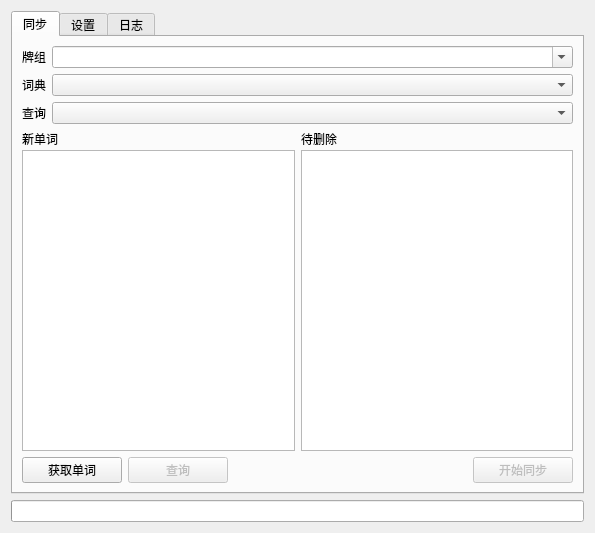
<?xml version="1.0" encoding="UTF-8"?>
<ui version="4.0">
 <class>Dialog</class>
 <widget class="QDialog" name="Dialog">
  <property name="geometry">
   <rect>
    <x>0</x>
    <y>0</y>
    <width>595</width>
    <height>533</height>
   </rect>
  </property>
  <property name="windowTitle">
   <string>Dialog</string>
  </property>
  <layout class="QVBoxLayout" name="main_layout">
   <item>
    <widget class="QTabWidget" name="tabWidget">
     <property name="autoFillBackground">
      <bool>false</bool>
     </property>
     <property name="currentIndex">
      <number>0</number>
     </property>
     <widget class="QWidget" name="mainTab">
      <attribute name="title">
       <string>同步</string>
      </attribute>
      <layout class="QGridLayout" name="gridLayout_4">
       <item row="4" column="4">
        <widget class="QPushButton" name="syncBtn">
         <property name="enabled">
          <bool>false</bool>
         </property>
         <property name="sizePolicy">
          <sizepolicy hsizetype="Fixed" vsizetype="Minimum">
           <horstretch>0</horstretch>
           <verstretch>0</verstretch>
          </sizepolicy>
         </property>
         <property name="minimumSize">
          <size>
           <width>100</width>
           <height>0</height>
          </size>
         </property>
         <property name="text">
          <string>开始同步</string>
         </property>
        </widget>
       </item>
       <item row="0" column="0" colspan="5">
        <layout class="QHBoxLayout" name="deckLayout">
         <item>
          <widget class="QLabel" name="deckLabel">
           <property name="sizePolicy">
            <sizepolicy hsizetype="Fixed" vsizetype="Fixed">
             <horstretch>0</horstretch>
             <verstretch>0</verstretch>
            </sizepolicy>
           </property>
           <property name="text">
            <string>牌组</string>
           </property>
          </widget>
         </item>
         <item>
          <widget class="QComboBox" name="deckComboBox">
           <property name="sizePolicy">
            <sizepolicy hsizetype="Preferred" vsizetype="Fixed">
             <horstretch>0</horstretch>
             <verstretch>0</verstretch>
            </sizepolicy>
           </property>
           <property name="editable">
            <bool>true</bool>
           </property>
          </widget>
         </item>
        </layout>
       </item>
       <item row="3" column="0" colspan="5">
        <layout class="QHBoxLayout" name="horizontalLayout">
         <item>
          <layout class="QVBoxLayout" name="verticalLayout">
           <property name="spacing">
            <number>2</number>
           </property>
           <item>
            <widget class="QLabel" name="label">
             <property name="text">
              <string>新单词</string>
             </property>
            </widget>
           </item>
           <item>
            <widget class="QListWidget" name="newWordListWidget">
             <property name="alternatingRowColors">
              <bool>true</bool>
             </property>
             <property name="selectionMode">
              <enum>QAbstractItemView::MultiSelection</enum>
             </property>
            </widget>
           </item>
          </layout>
         </item>
         <item>
          <layout class="QVBoxLayout" name="verticalLayout_2">
           <property name="spacing">
            <number>2</number>
           </property>
           <property name="sizeConstraint">
            <enum>QLayout::SetDefaultConstraint</enum>
           </property>
           <item>
            <widget class="QLabel" name="label_2">
             <property name="text">
              <string>待删除</string>
             </property>
            </widget>
           </item>
           <item>
            <widget class="QListWidget" name="needDeleteWordListWidget">
             <property name="alternatingRowColors">
              <bool>true</bool>
             </property>
            </widget>
           </item>
          </layout>
         </item>
        </layout>
       </item>
       <item row="2" column="0" colspan="5">
        <layout class="QHBoxLayout" name="apiLayout">
         <item>
          <widget class="QLabel" name="apiLabel">
           <property name="sizePolicy">
            <sizepolicy hsizetype="Fixed" vsizetype="Fixed">
             <horstretch>0</horstretch>
             <verstretch>0</verstretch>
            </sizepolicy>
           </property>
           <property name="text">
            <string>查询</string>
           </property>
          </widget>
         </item>
         <item>
          <widget class="QComboBox" name="apiComboBox">
           <property name="sizePolicy">
            <sizepolicy hsizetype="Preferred" vsizetype="Fixed">
             <horstretch>0</horstretch>
             <verstretch>0</verstretch>
            </sizepolicy>
           </property>
          </widget>
         </item>
        </layout>
       </item>
       <item row="1" column="0" colspan="5">
        <layout class="QHBoxLayout" name="dictionaryLayout">
         <item>
          <widget class="QLabel" name="dictionaryLabel">
           <property name="sizePolicy">
            <sizepolicy hsizetype="Fixed" vsizetype="Fixed">
             <horstretch>0</horstretch>
             <verstretch>0</verstretch>
            </sizepolicy>
           </property>
           <property name="text">
            <string>词典</string>
           </property>
          </widget>
         </item>
         <item>
          <widget class="QComboBox" name="dictionaryComboBox">
           <property name="sizePolicy">
            <sizepolicy hsizetype="Preferred" vsizetype="Fixed">
             <horstretch>0</horstretch>
             <verstretch>0</verstretch>
            </sizepolicy>
           </property>
          </widget>
         </item>
        </layout>
       </item>
       <item row="4" column="0">
        <widget class="QPushButton" name="pullRemoteWordsBtn">
         <property name="sizePolicy">
          <sizepolicy hsizetype="Fixed" vsizetype="Minimum">
           <horstretch>0</horstretch>
           <verstretch>0</verstretch>
          </sizepolicy>
         </property>
         <property name="minimumSize">
          <size>
           <width>100</width>
           <height>0</height>
          </size>
         </property>
         <property name="text">
          <string>获取单词</string>
         </property>
        </widget>
       </item>
       <item row="4" column="1">
        <widget class="QPushButton" name="queryBtn">
         <property name="enabled">
          <bool>false</bool>
         </property>
         <property name="sizePolicy">
          <sizepolicy hsizetype="Fixed" vsizetype="Minimum">
           <horstretch>0</horstretch>
           <verstretch>0</verstretch>
          </sizepolicy>
         </property>
         <property name="minimumSize">
          <size>
           <width>100</width>
           <height>0</height>
          </size>
         </property>
         <property name="text">
          <string>查询</string>
         </property>
        </widget>
       </item>
      </layout>
     </widget>
     <widget class="QWidget" name="settingTab">
      <attribute name="title">
       <string>设置</string>
      </attribute>
      <layout class="QGridLayout" name="gridLayout_2">
       <item row="1" column="0" colspan="2">
        <widget class="QGroupBox" name="defaultConfigGroupBox">
         <property name="title">
          <string>默认设置</string>
         </property>
         <layout class="QGridLayout" name="gridLayout">
          <item row="0" column="1">
           <widget class="QCheckBox" name="sentenceCheckBox">
            <property name="text">
             <string>例句</string>
            </property>
            <property name="checked">
             <bool>true</bool>
            </property>
           </widget>
          </item>
          <item row="0" column="0">
           <widget class="QCheckBox" name="definitionCheckBox">
            <property name="text">
             <string>释义</string>
            </property>
            <property name="checked">
             <bool>true</bool>
            </property>
           </widget>
          </item>
          <item row="5" column="2">
           <widget class="QRadioButton" name="noPronRadioButton">
            <property name="text">
             <string>无发音</string>
            </property>
            <property name="checked">
             <bool>true</bool>
            </property>
           </widget>
          </item>
          <item row="0" column="2">
           <widget class="QCheckBox" name="phraseCheckBox">
            <property name="text">
             <string>短语</string>
            </property>
            <property name="checked">
             <bool>true</bool>
            </property>
           </widget>
          </item>
          <item row="5" column="0">
           <widget class="QRadioButton" name="BrEPronRadioButton">
            <property name="text">
             <string>英式发音</string>
            </property>
            <property name="checked">
             <bool>false</bool>
            </property>
           </widget>
          </item>
          <item row="5" column="1">
           <widget class="QRadioButton" name="AmEPronRadioButton">
            <property name="text">
             <string>美式发音</string>
            </property>
           </widget>
          </item>
          <item row="1" column="1">
           <widget class="QCheckBox" name="BrEPhoneticCheckBox">
            <property name="text">
             <string>英式英标</string>
            </property>
            <property name="checked">
             <bool>true</bool>
            </property>
           </widget>
          </item>
          <item row="1" column="2">
           <widget class="QCheckBox" name="AmEPhoneticCheckBox">
            <property name="text">
             <string>美式英标</string>
            </property>
            <property name="checked">
             <bool>true</bool>
            </property>
           </widget>
          </item>
          <item row="1" column="0">
           <widget class="QCheckBox" name="imageCheckBox">
            <property name="text">
             <string>图片</string>
            </property>
            <property name="checked">
             <bool>true</bool>
            </property>
           </widget>
          </item>
         </layout>
        </widget>
       </item>
       <item row="0" column="0" colspan="2">
        <widget class="QGroupBox" name="credentialGroupBox">
         <property name="title">
          <string>账号设置</string>
         </property>
         <layout class="QGridLayout" name="gridLayout_3">
          <item row="0" column="0" colspan="2">
           <widget class="QLabel" name="currentDictionaryLabel">
            <property name="sizePolicy">
             <sizepolicy hsizetype="Preferred" vsizetype="Fixed">
              <horstretch>0</horstretch>
              <verstretch>0</verstretch>
             </sizepolicy>
            </property>
            <property name="text">
             <string>当前选择词典: </string>
            </property>
           </widget>
          </item>
          <item row="1" column="0">
           <widget class="QLabel" name="usernameLabel">
            <property name="text">
             <string>账号</string>
            </property>
            <property name="alignment">
             <set>Qt::AlignLeading|Qt::AlignLeft|Qt::AlignVCenter</set>
            </property>
           </widget>
          </item>
          <item row="1" column="1">
           <widget class="QLineEdit" name="usernameLineEdit">
            <property name="sizePolicy">
             <sizepolicy hsizetype="Expanding" vsizetype="Fixed">
              <horstretch>0</horstretch>
              <verstretch>0</verstretch>
             </sizepolicy>
            </property>
           </widget>
          </item>
          <item row="2" column="0">
           <widget class="QLabel" name="passwordLabel">
            <property name="text">
             <string>密码</string>
            </property>
            <property name="alignment">
             <set>Qt::AlignLeading|Qt::AlignLeft|Qt::AlignVCenter</set>
            </property>
           </widget>
          </item>
          <item row="2" column="1">
           <widget class="QLineEdit" name="passwordLineEdit">
            <property name="sizePolicy">
             <sizepolicy hsizetype="Expanding" vsizetype="Fixed">
              <horstretch>0</horstretch>
              <verstretch>0</verstretch>
             </sizepolicy>
            </property>
            <property name="echoMode">
             <enum>QLineEdit::PasswordEchoOnEdit</enum>
            </property>
           </widget>
          </item>
          <item row="3" column="0">
           <widget class="QLabel" name="cookieLabel">
            <property name="text">
             <string>Cookie</string>
            </property>
            <property name="alignment">
             <set>Qt::AlignLeading|Qt::AlignLeft|Qt::AlignVCenter</set>
            </property>
           </widget>
          </item>
          <item row="3" column="1">
           <widget class="QLineEdit" name="cookieLineEdit">
            <property name="sizePolicy">
             <sizepolicy hsizetype="Expanding" vsizetype="Fixed">
              <horstretch>0</horstretch>
              <verstretch>0</verstretch>
             </sizepolicy>
            </property>
            <property name="placeholderText">
             <string>选填</string>
            </property>
            <property name="clearButtonEnabled">
             <bool>true</bool>
            </property>
           </widget>
          </item>
         </layout>
        </widget>
       </item>
      </layout>
     </widget>
     <widget class="QWidget" name="logTab">
      <attribute name="title">
       <string>日志</string>
      </attribute>
     </widget>
    </widget>
   </item>
   <item>
    <widget class="QProgressBar" name="progressBar">
     <property name="value">
      <number>0</number>
     </property>
     <property name="textVisible">
      <bool>false</bool>
     </property>
    </widget>
   </item>
  </layout>
 </widget>
 <resources/>
 <connections/>
</ui>
